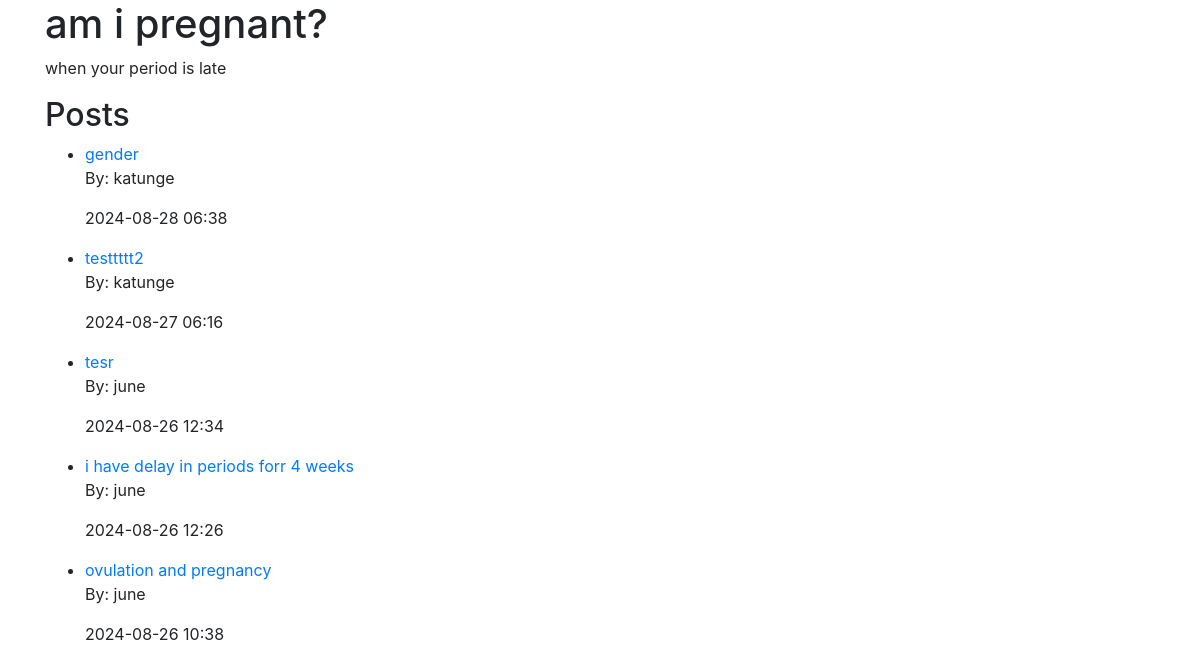
/forum/1/, run on the app's committed database.
### forum/models.py (models this page shows, shortened)
class Foruma(models.Model):
    name = models.CharField(max_length=100)
    description = models.TextField(blank=True)
    category = models.ForeignKey(Category, on_delete=models.CASCADE)

class Post(models.Model):
    title = models.CharField(max_length=200)
    content = models.TextField()
    author = models.ForeignKey(User, on_delete=models.CASCADE)
    forum = models.ForeignKey(Foruma, on_delete=models.CASCADE)
    created_at = models.DateTimeField(auto_now_add=True)

### forum/views.py (the view)
# urls.py: path('<int:forum_id>/', views.forum_detail, name='forum_detail'),
def forum_detail(request, forum_id):
    forum = get_object_or_404(Foruma, pk=forum_id)  # Get the forum object with the specified ID
    posts = forum.post_set.all().order_by('-created_at') # Get posts for this forum, sorted by creation date in descending order
    return render(request, 'forum/forum_detail.html', {'forum': forum, 'posts': posts})

### forum/templates/forum/forum_detail.html (shortened to what this page needs)
{% extends 'base.html' %}
{% block content %}
<h1>{{ forum.name }}</h1>
<p>{{ forum.description }}</p>
<h2>Posts</h2>
<ul>
    {% for post in posts %}
        <li>
            <a href="{% url 'post_detail' post.id %}">{{ post.title }}</a>
            <p>By: {{ post.author }}</p>
            <p>{{ post.created_at|date:"Y-m-d H:i" }}</p>
        </li>
    {% endfor %}
</ul>
{% endblock %}

### data on the page
Foruma: name "am i pregnant?", description "when your period is late"
Post: title "gender", author "katunge", created_at "2024-08-28 06:38"
Post: title "testtttt2", author "katunge", created_at "2024-08-27 06:16"
Post: title "tesr", author "june", created_at "2024-08-26 12:34"
Post: title "i have delay in periods forr 4 weeks", author "june", created_at "2024-08-26 12:26"
Post: title "ovulation and pregnancy", author "june", created_at "2024-08-26 10:38"
